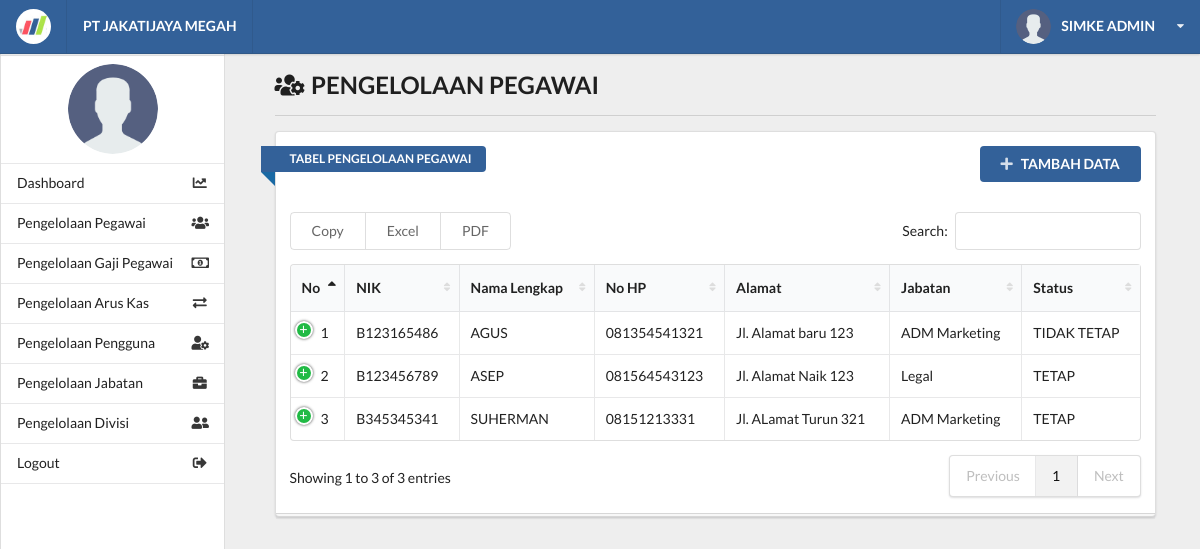
The app's page /kelola_pegawai.php (signed in) with its own data.
### tables this page shows
CREATE TABLE `tb_pegawai` (
  `id_pegawai` int(11) NOT NULL AUTO_INCREMENT,
  `nik` varchar(50) NOT NULL,
  `nama_lengkap` varchar(250) NOT NULL,
  `no_hp` varchar(15) NOT NULL,
  `alamat` text NOT NULL,
  `status_pegawai` varchar(200) NOT NULL COMMENT 'pg teteap; pg lama;',
  `id_jabatan` int(11) NOT NULL,
  PRIMARY KEY (`id_pegawai`),
  UNIQUE KEY `nik` (`nik`),
  KEY `id_jabatan` (`id_jabatan`),
  CONSTRAINT `tb_pegawai_ibfk_1` FOREIGN KEY (`id_jabatan`) REFERENCES `tb_jabatan` (`id_jabatan`) ON DELETE CASCADE ON UPDATE CASCADE
);

CREATE TABLE `tb_jabatan` (
  `id_jabatan` int(11) NOT NULL AUTO_INCREMENT,
  `nama_jabatan` varchar(250) NOT NULL,
  `keterangan` text,
  PRIMARY KEY (`id_jabatan`)
);

### functions/function_pegawai.php (called while the page is built, shortened)
<?php
	require_once 'database.php';
	function getData() {
		global $conn;
		$sql 	= "SELECT tb_pegawai.*, tb_jabatan.*
					FROM tb_pegawai
					JOIN tb_jabatan ON tb_pegawai.id_jabatan = tb_jabatan.id_jabatan";
		$result	= mysqli_query($conn, $sql);
		return mysqli_fetch_all($result, MYSQLI_ASSOC);
	}
?>

### kelola_pegawai.php (the view, shortened to what this page needs)
<?php
	require 'functions/function_pegawai.php';
	include_once 'layout/header.php';
	include_once 'layout/sidebar.php';
?>
		<div class="right floated thirteen wide computer sixteen wide phone column" id="content">
			<div class="ui container grid">
				<div class="row">
					<div class="fifteen wide computer sixteen wide phone centered column">
						<h2><i class="users cog icon"></i> PENGELOLAAN PEGAWAI</h2>
						<div class="ui divider"></div>
						<div class="ui grid">
							<div class="sixteen wide computer sixteen wide phone centered column">
								<div class="ui stacked segment">
									<div class="">
										<a href="add_pegawai.php" class="ui blue right floated button">
											<i class="plus icon"></i>TAMBAH DATA
										</a>
										<div class="ui blue ribbon icon label">TABEL PENGELOLAAN PEGAWAI</div>
										<br><br><br>
									</div>
									<table id="example" class="ui celled table responsive nowrap unstackable" style="width:100%">
									    <thead>
									        <tr>
									            <th>No</th>
									            <th>NIK</th>
									            <th>Nama Lengkap</th>
									            <th>No HP</th>
									            <th>Alamat</th>
                                        		<th>Jabatan</th>
									            <th>Status</th>
									        </tr>
									    </thead>
									    <tbody>
									    <?php $all = getData(); $no = 1; ?>
									    <?php foreach ($all as $data) { ?>
								    	<tr>
								    	    <td><?= $no++ ?></td>
								    	    <td><?= $data['nik'] ?></td>
								    	    <td><?= $data['nama_lengkap'] ?></td>
								    	    <td><?= $data['no_hp'] ?></td>
								    	    <td><?= $data['alamat'] ?></td>
                                            <td><?= $data['nama_jabatan'] ?></td>
								    	    <td><?= $data['status_pegawai'] ?></td>
								    	</tr>
									    <?php } ?>
									    </tbody>
									</table>
								</div>
							</div>
						</div>
					</div>
				</div>
			</div>
		</div>
<?php
	include_once 'layout/footer.php';
?>

### assets/css/main.css (style rules this page uses)
html, body { background-color: #eeeeee; height: 100%; width: 100%; margin: 0; padding: 0; }
#content { top: 1em; }
.blue { background-color: #336199 !important; }

### records on screen
tb_pegawai: nik "B123165486", nama_lengkap "AGUS", no_hp "081354541321", alamat "Jl. Alamat baru 123", id_jabatan.nama_jabatan "ADM Marketing", status_pegawai "TIDAK TETAP"
tb_pegawai: nik "B123456789", nama_lengkap "ASEP", no_hp "081564543123", alamat "Jl. Alamat Naik 123", id_jabatan.nama_jabatan "Legal", status_pegawai "TETAP"
tb_pegawai: nik "B345345341", nama_lengkap "SUHERMAN", no_hp "08151213331", alamat "Jl. ALamat Turun 321", id_jabatan.nama_jabatan "ADM Marketing", status_pegawai "TETAP"

### other values on screen
$_SESSION['nama'] "SIMKE ADMIN"
